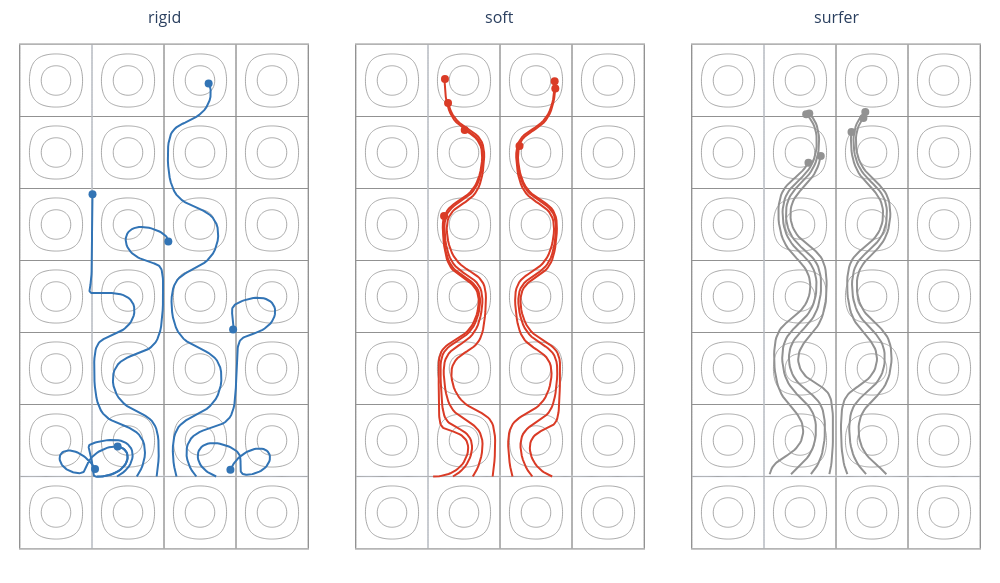

Notebook code for this chart:
### Code cell
colors=[BLUEACCENT, REDACCENT, GREY]

# --- Compute global bounds across ALL trajectories ---
all_y = np.concatenate([np.array(jnp.array([t[0] for t in traj])[:, 1]) for traj in trajectories + rigid_trajectories + surfer_trajectories])
all_z = np.concatenate([np.array(jnp.array([t[0] for t in traj])[:, 2]) for traj in trajectories + rigid_trajectories + surfer_trajectories])

Y_MIN, Y_MAX = bounds_2pi(all_y.min(), all_y.max())
Z_MIN, Z_MAX = bounds_2pi(all_z.min(), all_z.max())

GRID_STEP = 1
y_ticks, _ = pi_ticks(Y_MIN, Y_MAX, step_pi=GRID_STEP)
z_ticks, _ = pi_ticks(Z_MIN, Z_MAX, step_pi=GRID_STEP)

ASPECT     = (Y_MAX - Y_MIN)
FIG_WIDTH  = 1000   # total width for both panels
FIG_HEIGHT = int((FIG_WIDTH / 3) * (Z_MAX - Z_MIN) / ASPECT)

fig = make_subplots(rows=1, cols=3, subplot_titles=("rigid", "soft", "surfer"),
                    horizontal_spacing=0.05)

#
ny, nz = 300, 300
y_grid = np.linspace(Y_MIN, Y_MAX, ny)
z_grid = np.linspace(Z_MIN, Z_MAX, nz)
Y, Z   = np.meshgrid(y_grid, z_grid)

omega = 1.0
PSI   = 0.5 * omega * np.sin(Y) * np.sin(Z)

# --- Streamlines: add to all subplots ---
for col in [1, 2, 3]:
    fig.add_trace(go.Contour(
        x=y_grid, y=z_grid, z=PSI,
        ncontours = 8,
        contours  = dict(coloring='none', showlines=True),
        line      = dict(color=GREY, width=0.8),
        showscale = False,
        showlegend= False,
        hoverinfo = 'skip',
    ), row=1, col=col)

# --- Helper to add one set of trajectories to a given col ---
def add_trajectories(fig, traj_list, col):
    for (trajectory, x_init) in zip(traj_list, Y_INIT_POSITIONS):
        positions = jnp.array([t[0] for t in trajectory])
        y_pos = np.array(positions[:, 1])
        z_pos = np.array(positions[:, 2])
        label = f"y₀={x_init/np.pi:.2g}π"

        fig.add_trace(go.Scatter(
            x=y_pos, y=z_pos,
            mode='lines',
            line=dict(color=colors[col-1], width=2),
            name=label, showlegend=False,
            hovertemplate=f"Y=%{{x:.3f}}<br>Z=%{{y:.3f}}<extra>{label}</extra>",
        ), row=1, col=col)
        
        fig.add_trace(go.Scatter(
            x=[y_pos[-1]], y=[z_pos[-1]],
            mode='markers',
            marker=dict(color=colors[col-1], size=8, symbol=['circle', 'square']),
            showlegend=False,
            hovertemplate=f"%{{text}}<extra>{label}</extra>",
            text=['start', 'end'],
        ), row=1, col=col)

add_trajectories(fig, rigid_trajectories,  col=1)
add_trajectories(fig, trajectories,        col=2)
add_trajectories(fig, surfer_trajectories, col=3)

# --- Shared axis style ---
axis_style = dict(
    showticklabels=False,
    showgrid=True, gridcolor=GREY, gridwidth=1,
    zeroline=True, linecolor=GREY, mirror=True,
    title=None,
    constrain='domain',
)

fig.update_layout(
    template='plotly_white',
    plot_bgcolor='white',
    paper_bgcolor='white',
    width=FIG_WIDTH,
    height=FIG_HEIGHT,
    margin=dict(l=20, r=20, t=30, b=20),
    showlegend=False,
    xaxis=dict(**axis_style, range=[Y_MIN, Y_MAX], scaleanchor='y',  scaleratio=1, tickvals=y_ticks),
    yaxis=dict(**axis_style, range=[Z_MIN, Z_MAX], constraintoward='center', tickvals=z_ticks),
    xaxis2=dict(**axis_style, range=[Y_MIN, Y_MAX], scaleanchor='y2', scaleratio=1, tickvals=y_ticks),
    yaxis2=dict(**axis_style, range=[Z_MIN, Z_MAX], constraintoward='center', tickvals=z_ticks),
    xaxis3=dict(**axis_style, range=[Y_MIN, Y_MAX], scaleanchor='y3', scaleratio=1, tickvals=y_ticks),
    yaxis3=dict(**axis_style, range=[Z_MIN, Z_MAX], constraintoward='center', tickvals=z_ticks),
    )
